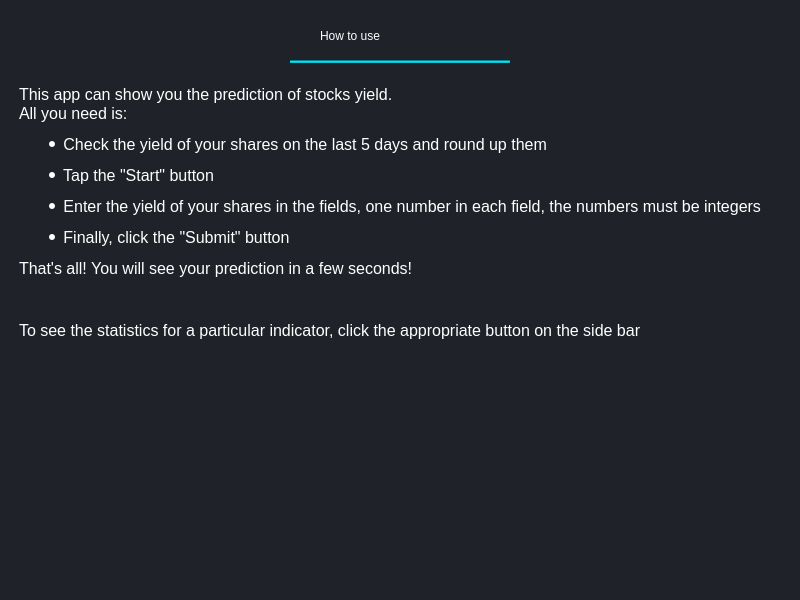
<?xml version="1.0" encoding="UTF-8"?>
<ui version="4.0">
 <class>UsageWindow</class>
 <widget class="QMainWindow" name="UsageWindow">
  <property name="geometry">
   <rect>
    <x>0</x>
    <y>0</y>
    <width>800</width>
    <height>600</height>
   </rect>
  </property>
  <property name="windowTitle">
   <string>How to use</string>
  </property>
  <property name="styleSheet">
   <string notr="true">background-color:rgb(31, 34, 41);</string>
  </property>
  <widget class="QWidget" name="centralwidget">
   <widget class="QLabel" name="label">
    <property name="geometry">
     <rect>
      <x>320</x>
      <y>20</y>
      <width>171</width>
      <height>31</height>
     </rect>
    </property>
    <property name="styleSheet">
     <string notr="true">color: rgb(255, 255, 255);
font: 900 16pt &quot;Arial Black&quot;;</string>
    </property>
    <property name="text">
     <string>How to use</string>
    </property>
   </widget>
   <widget class="Line" name="line">
    <property name="geometry">
     <rect>
      <x>290</x>
      <y>60</y>
      <width>220</width>
      <height>3</height>
     </rect>
    </property>
    <property name="styleSheet">
     <string notr="true">background-color: rgb(7, 197, 216);</string>
    </property>
    <property name="orientation">
     <enum>Qt::Horizontal</enum>
    </property>
   </widget>
   <widget class="QTextBrowser" name="textBrowser">
    <property name="geometry">
     <rect>
      <x>15</x>
      <y>81</y>
      <width>771</width>
      <height>511</height>
     </rect>
    </property>
    <property name="styleSheet">
     <string notr="true">color:white; border:none;</string>
    </property>
    <property name="html">
     <string>&lt;!DOCTYPE HTML PUBLIC &quot;-//W3C//DTD HTML 4.0//EN&quot; &quot;http://www.w3.org/TR/REC-html40/strict.dtd&quot;&gt;
&lt;html&gt;&lt;head&gt;&lt;meta name=&quot;qrichtext&quot; content=&quot;1&quot; /&gt;&lt;meta charset=&quot;utf-8&quot; /&gt;&lt;style type=&quot;text/css&quot;&gt;
p, li { white-space: pre-wrap; }
&lt;/style&gt;&lt;/head&gt;&lt;body style=&quot; font-family:'Segoe UI'; font-size:9pt; font-weight:400; font-style:normal;&quot;&gt;
&lt;p style=&quot; margin-top:0px; margin-bottom:0px; margin-left:0px; margin-right:0px; -qt-block-indent:0; text-indent:0px;&quot;&gt;&lt;span style=&quot; font-size:12pt; color:#ffffff;&quot;&gt;This app can show you the prediction of stocks yield.&lt;/span&gt;&lt;/p&gt;
&lt;p style=&quot; margin-top:0px; margin-bottom:0px; margin-left:0px; margin-right:0px; -qt-block-indent:0; text-indent:0px;&quot;&gt;&lt;span style=&quot; font-size:12pt; color:#ffffff;&quot;&gt;All you need is:&lt;/span&gt;&lt;/p&gt;
&lt;ul style=&quot;margin-top: 0px; margin-bottom: 0px; margin-left: 0px; margin-right: 0px; -qt-list-indent: 1;&quot;&gt;&lt;li style=&quot; font-size:12pt; color:#ffffff;&quot; style=&quot; margin-top:12px; margin-bottom:0px; margin-left:0px; margin-right:0px; -qt-block-indent:0; text-indent:0px;&quot;&gt; Check the yield of your shares on the last 5 days and round up them&lt;/li&gt;
&lt;li style=&quot; font-size:12pt; color:#ffffff;&quot; style=&quot; margin-top:12px; margin-bottom:0px; margin-left:0px; margin-right:0px; -qt-block-indent:0; text-indent:0px;&quot;&gt; Tap the &amp;quot;Start&amp;quot; button&lt;/li&gt;
&lt;li style=&quot; font-size:12pt; color:#ffffff;&quot; style=&quot; margin-top:12px; margin-bottom:0px; margin-left:0px; margin-right:0px; -qt-block-indent:0; text-indent:0px;&quot;&gt; Enter the yield of your shares in the fields, one number in each field, the numbers must be integers&lt;/li&gt;
&lt;li style=&quot; font-size:12pt; color:#ffffff;&quot; style=&quot; margin-top:12px; margin-bottom:0px; margin-left:0px; margin-right:0px; -qt-block-indent:0; text-indent:0px;&quot;&gt; Finally, click the &amp;quot;Submit&amp;quot; button&lt;/li&gt;&lt;/ul&gt;
&lt;p style=&quot; margin-top:12px; margin-bottom:0px; margin-left:0px; margin-right:0px; -qt-block-indent:0; text-indent:0px;&quot;&gt;&lt;span style=&quot; font-size:12pt; color:#ffffff;&quot;&gt;That's all! You will see your prediction in a few seconds!&lt;/span&gt;&lt;/p&gt;
&lt;p style=&quot;-qt-paragraph-type:empty; margin-top:12px; margin-bottom:0px; margin-left:0px; margin-right:0px; -qt-block-indent:0; text-indent:0px; font-size:12pt; color:#ffffff;&quot;&gt;&lt;br /&gt;&lt;/p&gt;
&lt;p style=&quot; margin-top:12px; margin-bottom:0px; margin-left:0px; margin-right:0px; -qt-block-indent:0; text-indent:0px;&quot;&gt;&lt;span style=&quot; font-size:12pt; color:#ffffff;&quot;&gt;To see the statistics for a particular indicator, click the appropriate button on the side bar&lt;/span&gt;&lt;/p&gt;&lt;/body&gt;&lt;/html&gt;</string>
    </property>
   </widget>
  </widget>
 </widget>
 <resources/>
 <connections/>
</ui>
